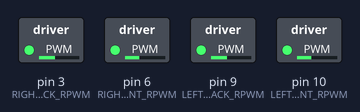
The sketch below on a simulated Arduino Uno, built with avr-gcc and run on an emulated ATmega328P. Shown: switched loads named in the sketch (green lamp = pin HIGH). What the sketch prints to the serial monitor is not drawn.

Above: at 0.05 s.
At 10.0 s:
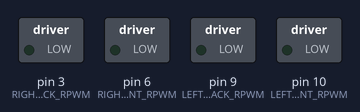
Timing chart, 0 to 13.0 s (numbered marks = the images above):
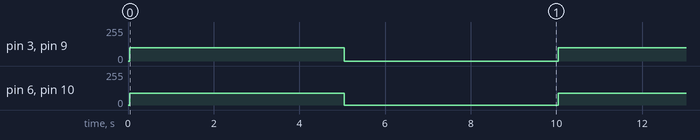

The sketch:

sketch.ino
```cpp
// SANCHO — slow forward bench test for rough-terrain runs.
//
// Same pattern as the straight_test (5 s forward, 5 s stop) but at lower
// PWM to keep the rover slow and observable on uneven ground while still
// having enough torque to roll over small obstacles.
//
// SAFETY: verify wheels turn correctly off the ground first, then place on
// the test terrain.

#define LEFT_FRONT_RPWM   10
#define RIGHT_FRONT_RPWM   6
#define LEFT_BACK_RPWM     9
#define RIGHT_BACK_RPWM    3

// Rear (300 RPM) sets the target speed; front (333 RPM) scaled to match.
#define BACK_PWM   100                                       // ~39% duty
#define FRONT_PWM  ((int)(BACK_PWM * 300.0 / 333.0 + 0.5))   // = 90

#define ON_MS   5000UL
#define OFF_MS  5000UL

void setup() {
    Serial.begin(9600);
    while (!Serial && millis() < 2000) {}
    Serial.print("[slow_test] FRONT_PWM=");
    Serial.print(FRONT_PWM);
    Serial.print("  BACK_PWM=");
    Serial.println(BACK_PWM);
    Serial.println("[slow_test] starting — 5 s forward, 5 s stop");
}

void loop() {
    Serial.println("[slow_test] FORWARD");
    analogWrite(LEFT_FRONT_RPWM,  FRONT_PWM);
    analogWrite(RIGHT_FRONT_RPWM, FRONT_PWM);
    analogWrite(LEFT_BACK_RPWM,   BACK_PWM);
    analogWrite(RIGHT_BACK_RPWM,  BACK_PWM);
    delay(ON_MS);

    Serial.println("[slow_test] STOP");
    analogWrite(LEFT_FRONT_RPWM,  0);
    analogWrite(RIGHT_FRONT_RPWM, 0);
    analogWrite(LEFT_BACK_RPWM,   0);
    analogWrite(RIGHT_BACK_RPWM,  0);
    delay(OFF_MS);
}
```

Measured:
- by itself, pin 3 (RIGHT_BACK_RPWM), pin 9 (LEFT_BACK_RPWM): alternates 100/255 for 5.0 s and 0/255 for 5.0 s
- by itself, pin 6 (RIGHT_FRONT_RPWM), pin 10 (LEFT_FRONT_RPWM): alternates 90/255 for 5.0 s and 0/255 for 5.0 s
